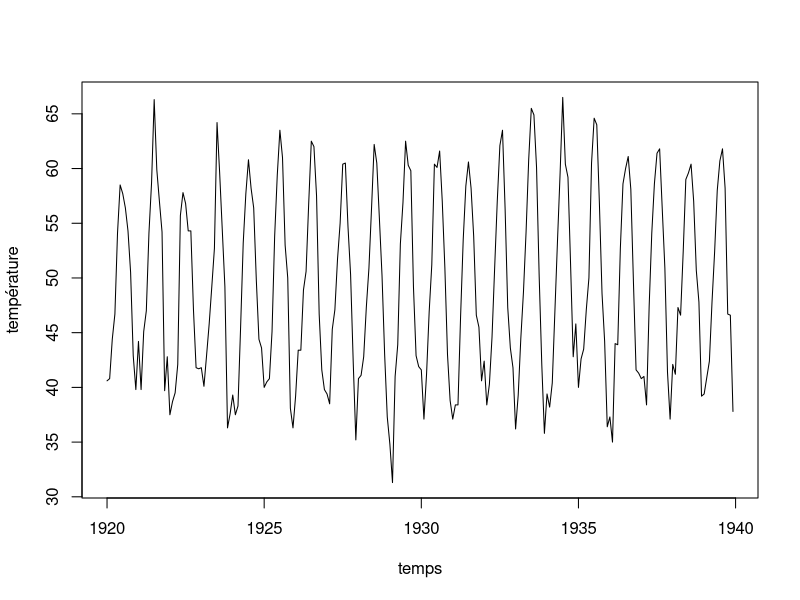
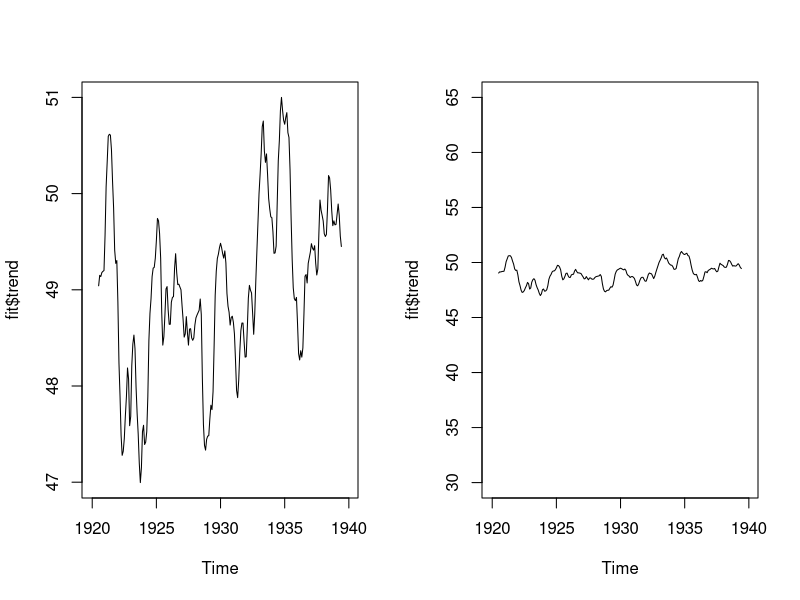
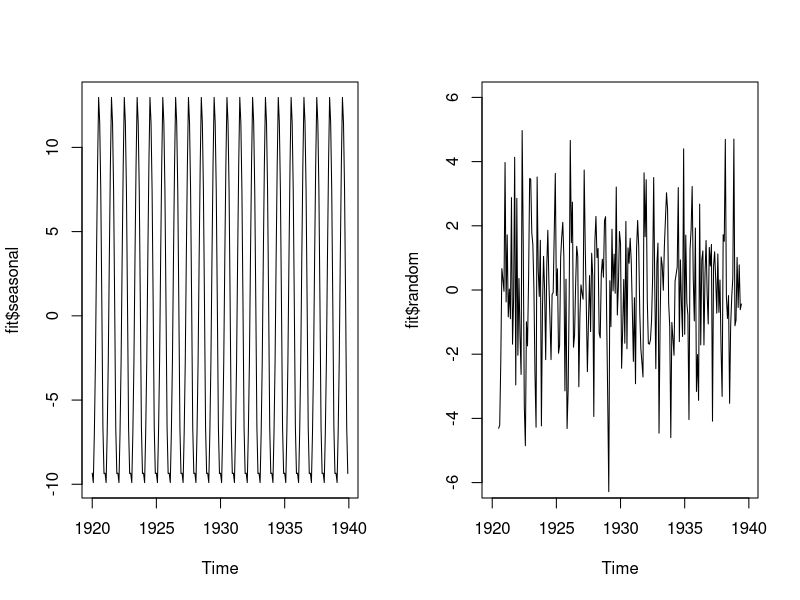
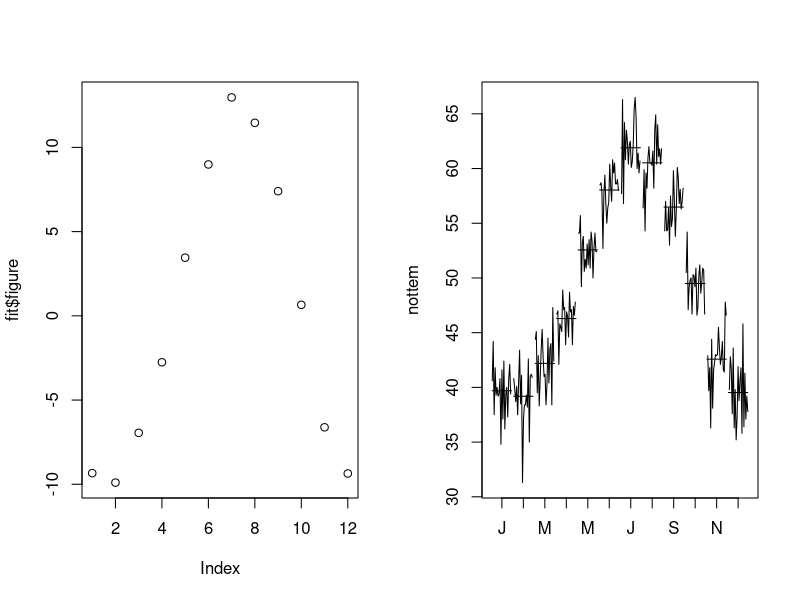
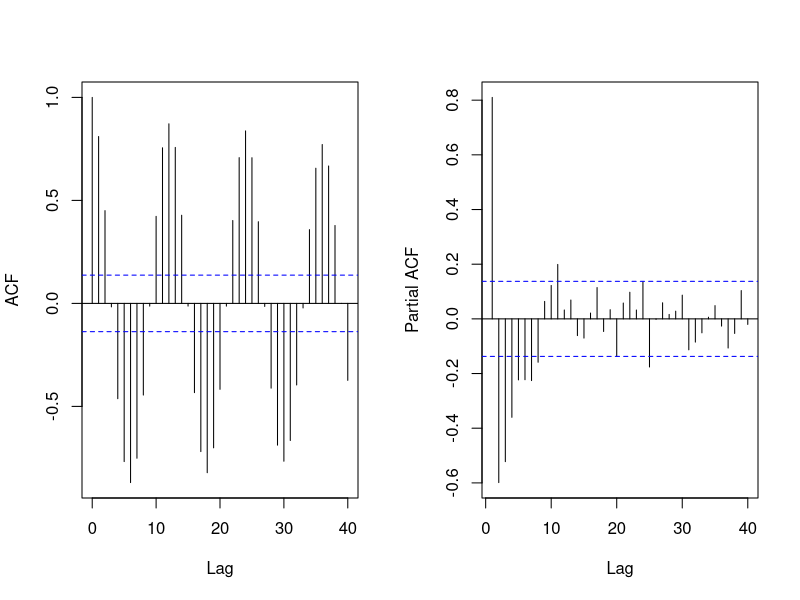
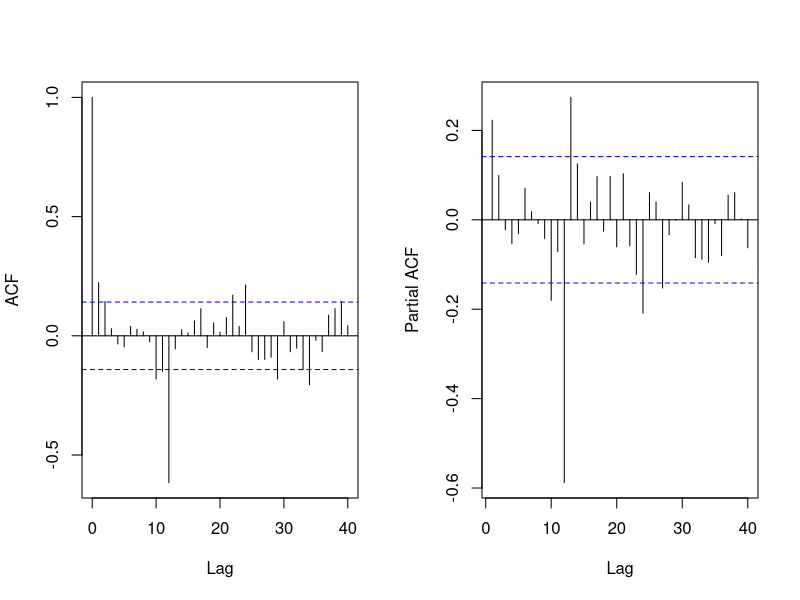

Recreate these plots in R, in order.
## ---- chunk 1
knitr::opts_chunk$set(echo = TRUE)
## ---- chunk 2
data(nottem)
plot.ts(nottem,xlab='temps',ylab='température')
## ---- chunk 3
fit <- decompose(nottem)
par(mfrow = c(1, 2))
plot(fit$trend)
plot(fit$trend, ylim = c(30,65))
## ---- chunk 4
plot(fit$seasonal)
## ---- chunk 5
plot(fit$random, ylim = c(-6,6))
mean(fit$random, na.rm = TRUE)
## ---- chunk 6
plot(fit$figure)
mean(fit$figure)
## ---- chunk 7
monthplot(nottem)
## ---- chunk 8
nott_a = window(nottem, end=c(1936,12))
nott_v = window(nottem, start=c(1937,1))
## ---- chunk 9
par(mfrow = c(1,2))
acf(ts(nott_a),type="correlation",lag.max=40,main="")
pacf(ts(nott_a),lag.max=40,main="")
## ---- chunk 10
acf(diff(ts(nott_a),12),type="correlation",lag.max=40,main="")
pacf(diff(ts(nott_a),12),lag.max=40,main="")
## ---- chunk 11
library(forecast)
fitm = arima(nott_a,order=c(1,0,0), seasonal=list(order=c(2,1,0), period=12))
summary(fitm)

fitm = Arima(nott_a,order=c(1,0,0), seasonal=list(order=c(2,1,0), period=12),include.drift=TRUE)
summary(fitm)
## ---- chunk 12
Box.test(fitm$residuals,lag=c(5))
Box.test(fitm$residuals,lag=c(10))
Box.test(fitm$residuals,lag=c(15))
Box.test(fitm$residuals,lag=c(20))
